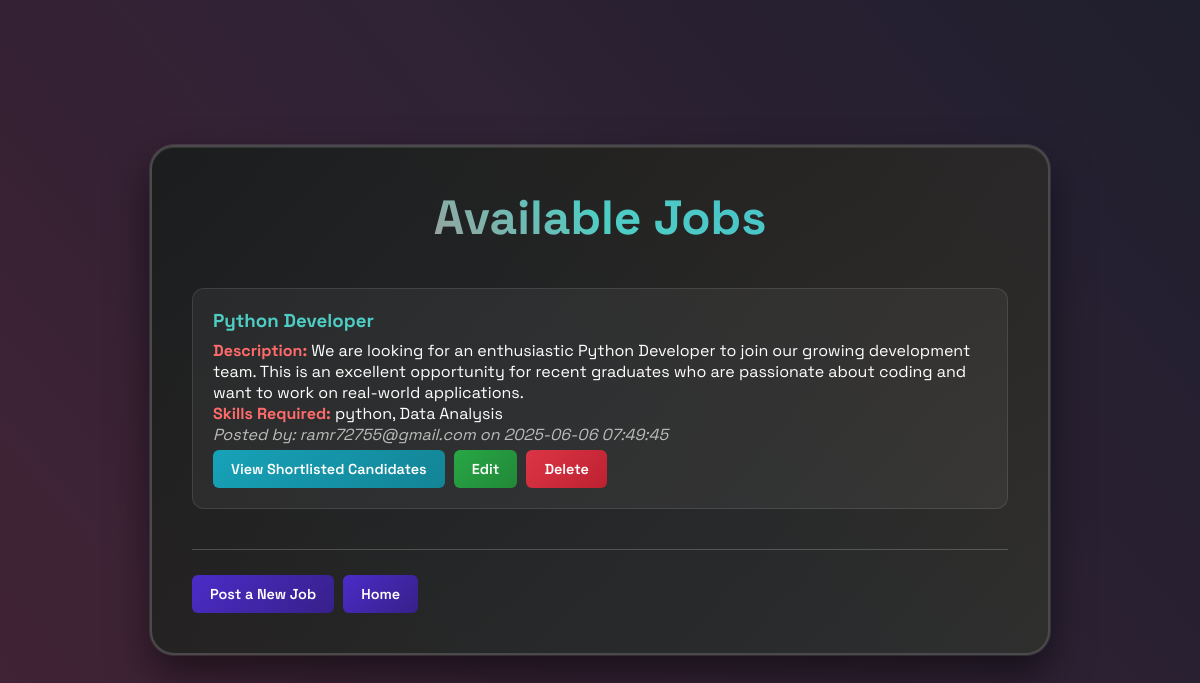
/jobs, run on an earlier commit of the app's database.
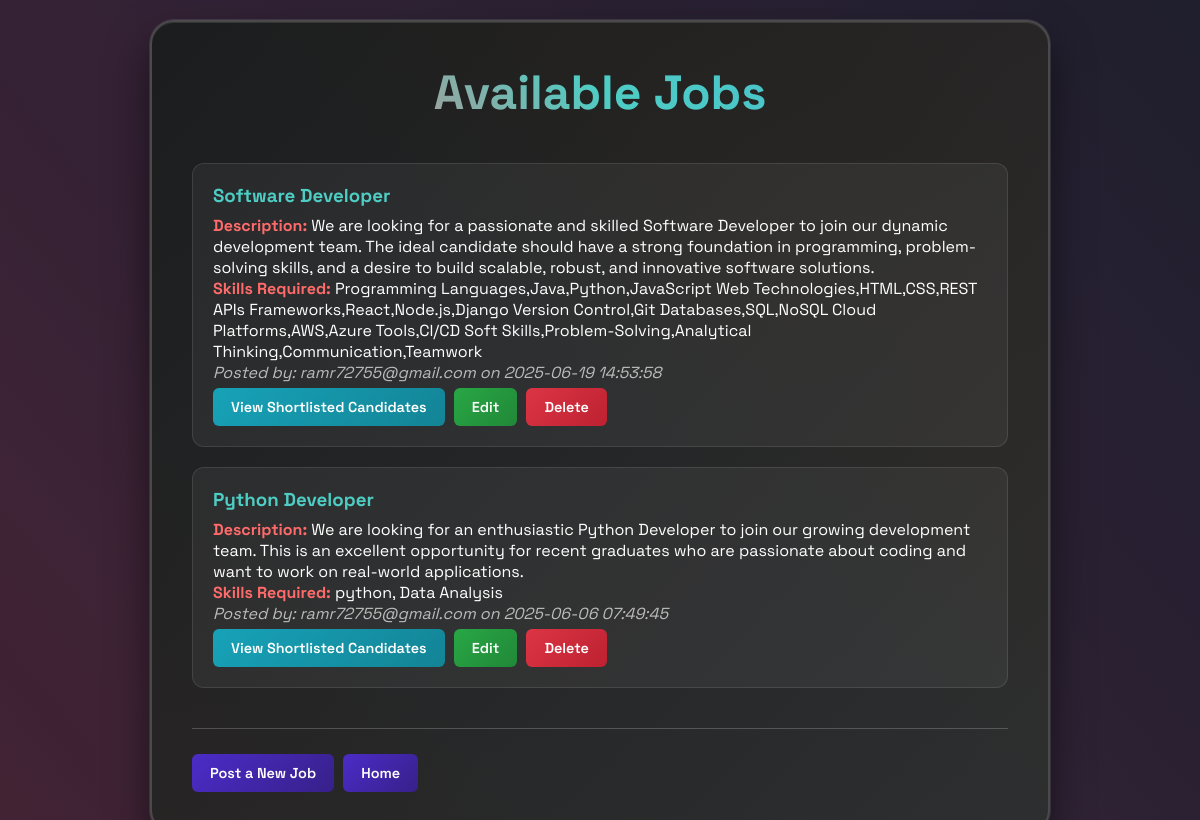
And on a later commit of the database.
### tables this page shows
CREATE TABLE jobs (
        id INTEGER PRIMARY KEY AUTOINCREMENT,
        title TEXT NOT NULL,
        description TEXT NOT NULL,
        skills TEXT NOT NULL,
        posted_by TEXT NOT NULL,  -- email of the recruiter who posted
        created_at TIMESTAMP DEFAULT CURRENT_TIMESTAMP
    );

### app.py (the view)
@app.route('/jobs')
def list_jobs():
    conn = get_db_connection()
    jobs = conn.execute('SELECT * FROM jobs ORDER BY created_at DESC').fetchall()
    conn.close()
    return render_template('jobs.html', jobs=jobs)

### app.py (called while the page is built)
def get_db_connection():
    conn = sqlite3.connect('database.db')
    conn.row_factory = sqlite3.Row
    return conn

### templates/jobs.html (shortened to what this page needs)
<!DOCTYPE html>
<html lang="en">
<head>
</head>
<body>
    <div class="container">
        <h2>Available Jobs</h2>
        {% if jobs %}
        <ul>
            {% for job in jobs %}
            <li>
                <h3>{{ job['title'] }}</h3>
                <p><strong>Description:</strong> {{ job['description'] }}</p>
                <p><strong>Skills Required:</strong> {{ job['skills'] }}</p>
                <p><em>Posted by: {{ job['posted_by'] }} on {{ job['created_at'] }}</em></p>
                <div>
                    <a class="button view-btn" href="{{ url_for('matched_resumes', job_id=job.id) }}">View Shortlisted Candidates</a>
                    <a class="button edit-btn" href="{{ url_for('edit_job', job_id=job['id']) }}">Edit</a>
                    <a class="button delete-btn" href="{{ url_for('delete_job', job_id=job['id']) }}"
                        onclick="return confirm('Are you sure you want to delete this job?');">Delete</a>
                </div>
            </li>
            {% endfor %}
        </ul>
        {% else %}
        <p>No jobs posted yet.</p>
        {% endif %}
        <hr>
        <a class="button create-btn" href="{{ url_for('post_job') }}">Post a New Job</a>
        <a class="button home-btn" href="{{ url_for('home') }}">Home</a>
    </div>
</body>
</html>

What changed in the data, as far as the page shows it:
added jobs: title "Software Developer", description "We are looking for a passionate and skilled Software Developer to join our dynamic development team. The ideal candidate should have a strong foundation in programming, problem-solving skills, and a desire to build scalable, robust, and innovative software solutions.", skills "Programming Languages,Java,Python,JavaScript Web Technologies,HTML,CSS,REST APIs Frameworks,React,Node.js,Django Version Control,Git Databases,SQL,NoSQL Cloud Platforms,AWS,Azure Tools,CI/CD Soft Skills,Problem-Solving,Analytical Thinking,Communication,Teamwork", posted_by "ramr72755@gmail.com", created_at "2025-06-19 14:53:58"
